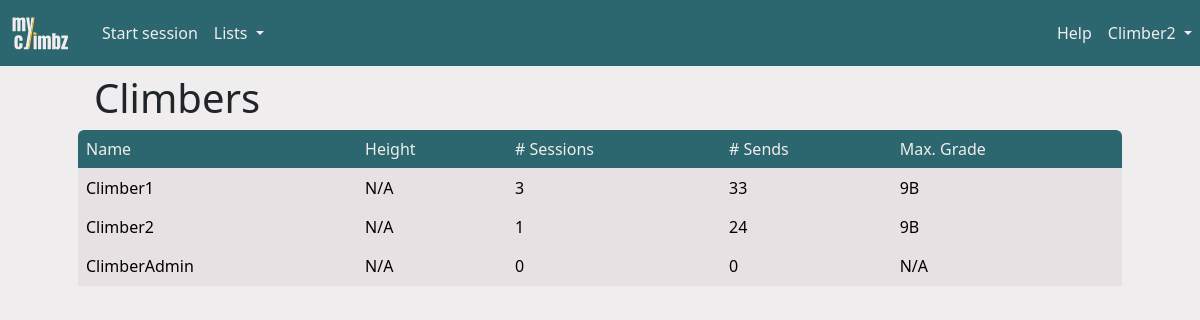
The app's page /climbers (signed in) with its own data.
### climbz/models/climber.py (models this page shows, shortened)
class Climber(db.Model, UserMixin):
    id = db.Column(db.Integer, primary_key=True)
    role = db.Column(db.Integer, nullable=False, default=0)
    email = db.Column(db.String(200), nullable=False, unique=True)
    password = db.Column(db.String(200), nullable=False)
    name = db.Column(db.String(200), nullable=False)
    birthdate = db.Column(db.Date, nullable=True)
    year_started_climbing = db.Column(db.Integer, nullable=True)
    height = db.Column(db.Integer, nullable=True)
    ape_index = db.Column(db.Integer, nullable=True)
    grade_scale = db.Column(db.String(10), nullable=False, default="font")
    sessions = db.relationship("Session", backref="climber", cascade="all, delete")
    opinions = db.relationship("Opinion", backref="climber", cascade="all, delete")
    routes = db.relationship("Route", backref="creator")
    sectors = db.relationship("Sector", backref="creator")
    areas = db.relationship("Area", backref="creator")
    projects = db.relationship(
        "Route",
        secondary=climber_projects,
        backref=db.backref("climbers", lazy="dynamic"),
    )
    @property
    def climbs(self) -> list:
        climbs = list()
        for session in self.sessions:
            climbs.extend(session.climbs)
        return climbs
    @property
    def max_grade(self) -> Grade:
        if not self.climbs or len(self.climbs) == 0:
            return None
        else:
            max_grade = Grade.query.filter_by(level=0).first()
            for climb in self.climbs:
                opinion = climb.route.opinion
                if opinion is not None and opinion.grade is not None:
                    if opinion.grade.level > max_grade.level:
                        max_grade = opinion.grade
            return max_grade
    @property
    def n_sends(self) -> int:
        sent_routes = list()
        for climb in self.climbs:
            if climb.sent and climb.route.id not in sent_routes:
                sent_routes.append(climb.route.id)
        return len(sent_routes)

### climbz/models/climb.py (models this page shows)
class Climb(db.Model):
    id = db.Column(db.Integer, primary_key=True)
    n_attempts = db.Column(db.Integer, default=0)
    sent = db.Column(db.Boolean, nullable=False)
    flashed = db.Column(db.Boolean, nullable=False)
    comment = db.Column(db.Text)
    link = db.Column(db.String(300))
    route_id = db.Column(db.Integer, db.ForeignKey("route.id"))
    session_id = db.Column(db.Integer, db.ForeignKey("climbing_session.id"))
    UniqueConstraint(route_id, session_id, name="unique_route_in_session")

### climbz/models/route.py (models this page shows, shortened)
class Route(db.Model):
    id = db.Column(db.Integer, primary_key=True)
    name = db.Column(db.String(200), nullable=False)
    created_by = db.Column(db.Integer, db.ForeignKey("climber.id"), nullable=False)
    latitude = db.Column(db.Float)
    longitude = db.Column(db.Float)
    comment = db.Column(db.Text)
    link = db.Column(db.String(300))
    sit_start = db.Column(db.Boolean, nullable=False, default=False)
    height = db.Column(db.Float, db.CheckConstraint("height >= 1"))
    inclination = ConstrainedInteger("inclination", -50, 90)
    sector_id = db.Column(db.Integer, db.ForeignKey("sector.id"))
    climbs = db.relationship("Climb", backref="route", cascade="all, delete")
    opinions = db.relationship("Opinion", backref="route", cascade="all, delete")
    UniqueConstraint(name, sector_id, name="unique_route_name_in_sector")
    @property
    def opinion(self):
        return Opinion.query.filter_by(
            route_id=self.id, climber_id=current_user.id
        ).first()

### climbz/models/grade.py (models this page shows, shortened)
class Grade(db.Model):
    id = db.Column(db.Integer, primary_key=True)
    level = db.Column(db.Integer, nullable=False)
    font = db.Column(db.String(10), nullable=False)
    hueco = db.Column(db.String(10), nullable=False)
    @property
    def user_grade(self) -> str:
        return self.font if current_user.grade_scale == "font" else self.hueco

### climbz/blueprints/climbers/routes.py (the view)
@climbers.route("/climbers")
def table_climbers() -> str:
    return render("climbers.html", title="Climbers", climbers=Climber.query.all())

### climbz/blueprints/utils.py (called while the page is built, shortened)
@login_required
def render(*args, **kwargs) -> str:
    kwargs["title"] = kwargs["title"]
    kwargs["error"] = flask_session.pop("error", None)
    kwargs["username"] = current_user.name
    kwargs["user_id"] = current_user.id
    kwargs["user_role"] = current_user.role
    kwargs["user_grade_scale"] = current_user.grade_scale
    session_id = flask_session.get("session_id", None)
    path = request.path
    if not path.startswith("/edit_") and not path.startswith("/add_"):
        flask_session["call_from_url"] = path
    return render_template(
        *args,
        **kwargs,
    )

### climbz/models/climber.py (called while the page is built)
@login_manager.user_loader
def load_climber(climber_id: int) -> Climber:
    return Climber.query.get(int(climber_id))

### run.py (called while the page is built, shortened)
@app.before_request
def check_request_validity():
    if not request.endpoint:
        return
    elif request.endpoint == "climbers.login" or "static" in request.endpoint:
        return
    elif not current_user.is_authenticated:
        return redirect(url_for("climbers.login"))

### climbz/templates/climbers.html
{% extends "main.html" %}
{% block content %}
<div class="container px-0 px-md-5">
    <h1 class="ms-3 mt-2">Climbers</h1>
    <table id="content_table" class="table table-hover" data-sort-col="2" data-sort-order="desc">
        <thead>
            <tr>
                {% for row_name in ["Name", "Height", "# Sessions", "# Sends", "Max. Grade"] %}
                <th>{{ row_name }}</th>
                {% endfor %}
            </tr>
        </thead>
        <tbody>
            {% for climber in climbers %}
            {% set onclick = "window.location=\"" + url_for('climbers.view_climber', climber_id=climber.id) + "\"" %}
            <tr>
                <td onclick={{ onclick }}>{{ climber.name }}</td>
                {% if climber.height is none %}
                    <td onclick={{ onclick }}>N/A</td>
                {% else %}
                    <td onclick={{ onclick }}>{{ climber.height|int }}cm</td>
                {% endif %}
                <td onclick={{ onclick }}>{{ climber.sessions|length }}</td>
                <td onclick={{ onclick }}>{{ climber.n_sends }}</td>
                <td onclick={{ onclick }} data-order="{{ climber.max_grade.level + 1 if climber.max_grade else 0 }}">
                    {{ climber.max_grade.user_grade if climber.max_grade else "N/A" }}
                </td>
            </tr>
            {% endfor %}
        </tbody>
    </table>
</div>
{% endblock content %}

### climbz/templates/main.html (shortened to what this page needs)
<html>
<head>
    <link href="https://cdn.jsdelivr.net/npm/bootstrap@5.3.2/dist/css/bootstrap.min.css" rel="stylesheet"
>
    <link href="{{ url_for('static', filename='css/colors.css') }}" rel="stylesheet" type="text/css">
    <link rel="stylesheet" type="text/css" href="https://cdnjs.cloudflare.com/ajax/libs/noUiSlider/15.8.1/nouislider.css" />
    <link href="https://cdn.jsdelivr.net/npm/simple-datatables@latest/dist/style.css" rel="stylesheet" type="text/css">
</head>
<body>
    <nav class="navbar navbar-expand-lg">
        <a class="navbar-brand" href="{{ url_for('home.page_home') }}" style="padding-left: 10px;">
            <img src="{{ url_for('static', filename='images/logo-transparent.svg') }}" width="60" height="40" class="d-inline-block align-top" alt="">
        </a>
        {% if not "Add" in title and not "Edit" in title %}
        <div class="collapse navbar-collapse ps-2" id="navbarSupportedContent">
            <ul class="navbar-nav me-auto mb-2 mb-md-0">
                {% if open_session %}
                <li><a id="add_climb" class="nav-link" href="{{ url_for('climbs.add_climb') }}">Add climb</a></li>
                <li>
                    <a id="stop_session" class="nav-link" href="{{ url_for('sessions.stop_session') }}">
                        Stop
                        {% if open_session.is_project_search %}
                        project search
                        {% else %}
                        session
                        {% endif %}
                    </a>
                </li>
                {% else %}
                <li class="nav-item">
                    <a id="start_session" class="nav-link" href="{{ url_for('sessions.add_session') }}">Start session</a>
                </li>
                {% endif %}
                <li class="nav-item dropdown">
                    <a class="nav-link dropdown-toggle" href="#" role="button" data-bs-toggle="dropdown"
                        aria-expanded="false">
                        Lists
                    </a>
                </li>
            </ul>
            <ul class="navbar-nav ms-md-auto mb-2 mb-md-0">
                <li class="nav-item">
                    <a class="nav-link" href="{{ url_for('home.guide') }}">Help</a>
                </li>
                <li class="nav-item dropdown">
                    <a class="nav-link dropdown-toggle" href="#" role="button" data-bs-toggle="dropdown"
                        aria-expanded="false">
                        {{ username }}
                    </a>
                </li>
            </ul>
        </div>
        {% endif %}
    </nav>
    {%block content %}{% endblock %}
</body>
</html>

### climbz/static/css/colors.css (style rules this page uses)
:root { --color-yellow: #FFC53D; --color-yellow-100: #fff0c6; --color-yellow-200: #ffdf88; --color-yellow-300: #FFC53D; --color-yellow-400: #ffb320; --color-yellow-500: #f98f07; --color-yellow-600: #dd6902; --color-yellow-700: #b74806; --color-yellow-800: #94360c; --color-yellow-900: #7a2e0d; --color-yellow-950: #461602; --color-green: #2C666E; --color-green-50: #f1faf9; --color-green-100: #daf3f3; --color-green-200: #bae6e7; --color-green-300: #8ad4d6; --color-green-400: #53b9bd; --color-green-500: #379da3; --color-green-600: #318089; --color-green-700: #2C666E; --color-green-800: #2c575e; --color-green-900: #284a51; --color-green-950: #163036; --color-white: #F0EDEE; --color-white-50: #f9f7f8; --color-white-100: #F0EDEE; --color-white-200: #e7e1e3; --color-white-300: #d5cccf; --color-white-400: #bbaeb2; --color-white-500: #a29197; --color-white-600: #8a787e; --color-white-700: #726368; --color-white-800: #605458; --color-white-900: #53494c; --color-white-950: #2a2527; --color-gray: #6c757d; --color-black: #0A090C; }
body { background-color: var(--color-white); }
a { text-decoration: none; color: var(--color-green); }
.navbar { background-color: var(--color-green); color: var(--color-white); }
.navbar-brand { color: var(--color-yellow); }
.nav-link, .nav-link:focus { color: var(--color-white); }
.table thead th:first-child { border-top-left-radius: var(--bs-border-radius); }
.table thead th:last-child { border-top-right-radius: var(--bs-border-radius); }
.table td { background-color: var(--color-white-200); }
.table thead { background-color: var(--color-green); color: var(--color-white); font-weight: normal; }
.table thead th { background-color: transparent; color: inherit; font-weight: normal; }
ul { list-style-type: none; }

### records on screen
Climber: name "Climber2", sessions|length "1", n_sends "24", max_grade "9B"
Climber: name "Climber1", sessions|length "3", n_sends "33", max_grade "9B"
Climber: name "ClimberAdmin", sessions|length "0", n_sends "0", max_grade "N/A"

### other values on screen
{{ row_name }} "Name" "Height" "# Sessions" "# Sends" "Max. Grade"
